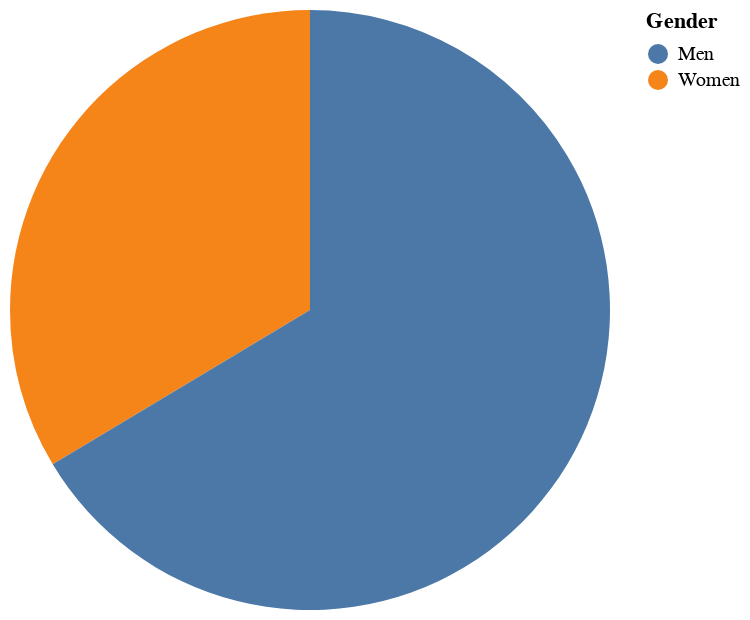

The notebook cell saved with this chart:
### Code cell
import pandas as pd
import altair as alt


df = pd.read_csv("../data/raw/filtered_canada.csv")
df["Executive"].unique()

new_df = df[(df['Type of corporation'] == 'Total all corporations') & 
            (df['Industry'] != 'Total all industries') & 
            (df["Size of enterprise"] == "Total all sizes") &
            (df["Unit of measure"] == "Number") &
            (df["Executive"] == "All officers\xa0") &
            (df["GEO"] == "Canada, total")
].copy()
new_df = new_df.loc[:, ["REF_DATE", "Gender", "Industry", "VALUE"]]
new_df.head()
new_df.to_csv('../data/filtered/pie_chart_data.csv', index=False)


df_fin = new_df[(new_df["Industry"] == "Finance")]
df_fin

df_fin_2016 = new_df[(new_df["Industry"] == "Finance") &
                     (new_df["REF_DATE"] == 2016)]
alt.Chart(df_fin_2016).mark_arc().encode(
    theta="VALUE",
    color="Gender"
)

### Figure 1 — Vega-Lite specification as saved in the notebook (floating-point values rounded to 4 significant figures)
{"config": {"view": {"continuousWidth": 300, "continuousHeight": 300}}, "data": {"name": "data-1b4ed9c434910e3fb8a7f5e28d56fb95"}, "mark": {"type": "arc"}, "encoding": {"color": {"field": "Gender", "type": "nominal"}, "theta": {"field": "VALUE", "type": "quantitative"}}, "$schema": "https://vega.github.io/schema/vega-lite/v5.17.0.json", "datasets": {"data-1b4ed9c434910e3fb8a7f5e28d56fb95": [{"REF_DATE": 2016, "Gender": "Women", "Industry": "Finance", "VALUE": 1553.0}, {"REF_DATE": 2016, "Gender": "Men", "Industry": "Finance", "VALUE": 3069.0}]}}
